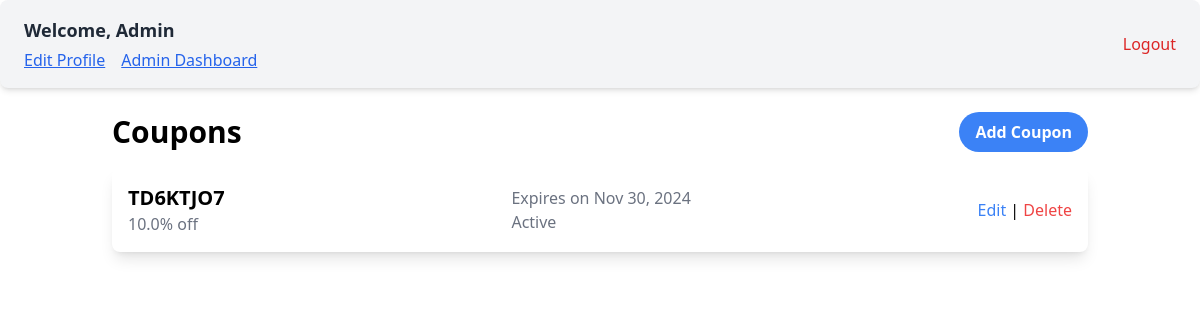
The app's page /coupons (signed in) with its own data.
### app/models.py (models this page shows, shortened)
class Parent(UserMixin,db.Model):
    __tablename__ = 'parents'
    id = db.Column(db.Integer, primary_key=True, autoincrement=True)
    email = db.Column(db.String(120), unique=True, nullable=False)
    password_hash = db.Column(db.String(128), nullable=False)
    first_name = db.Column(db.String(50), nullable=False)
    last_name = db.Column(db.String(50), nullable=False)
    address = db.Column(db.String(255), nullable=False)
    state = db.Column(db.String(50), nullable=False)
    city = db.Column(db.String(50), nullable=False)
    zip_code = db.Column(db.String(10), nullable=False)
    is_admin = db.Column(db.Boolean, nullable=False, default=False)
    home_phone = db.Column(db.String(15), nullable=True)
    cell_phone = db.Column(db.String(15), nullable=False)
    work_phone = db.Column(db.String(15), nullable=True)
    children = db.relationship('Child', back_populates='parent', cascade='all, delete-orphan')
    orders = db.relationship('Order', back_populates='parent', cascade='all, delete-orphan')

class Coupons(db.Model):
    __tablename__ = 'coupons'
    id = db.Column(db.Integer, primary_key=True, autoincrement=True)
    code = db.Column(db.String(20), nullable=False, unique=True)
    discount = db.Column(db.Float, nullable=False)
    expiration_date = db.Column(db.DateTime, nullable=False)
    status = db.Column(db.String(20), nullable=False, default='Active')

### app/routes/admin.py (the view)
@admin.route('/coupons', methods=['GET'])
@login_required
def coupons():
    if not current_user.is_admin:
        return redirect('/')
    coupons = Coupons.query.all()
    return render_template('coupons.html', coupons=coupons)

### app/__init__.py (called while the page is built)
def create_app():
    app = Flask(__name__,
                static_folder='static')
    app.config['SQLALCHEMY_DATABASE_URI'] = 'sqlite:///app.db'
    app.config['SQLALCHEMY_TRACK_MODIFICATIONS'] = False
    app.config['SECRET_KEY'] = 'your_secret_key_here'
    app.config['JWT_SECRET_KEY'] = 'your_jwt_secret_key_here'
    login_manager = LoginManager()
    login_manager.login_view = 'auth.login'
    login_manager.init_app(app)
    db.init_app(app)
    jwt = JWTManager(app)
    from app.models import Parent
    @login_manager.user_loader
    def load_user(user_id):
        return Parent.query.get(int(user_id))
    app.register_blueprint(dashboard, url_prefix='/')
    app.register_blueprint(auth, url_prefix='/')
    app.register_blueprint(order, url_prefix='/')
    app.register_blueprint(admin, url_prefix='/')
    return app

### app/templates/coupons.html (shortened to what this page needs)
{% extends "_layout.html" %}
{% block content %}
<div class="container mx-auto p-6">
    <div class="flex justify-between items-center w-full">
        <h2 class="text-3xl font-semibold">Coupons</h2>
        <a href="/add-coupon" class="bg-blue-500 hover:bg-blue-700 text-white font-bold py-2 px-4 rounded-full">Add Coupon</a>
    </div>
    {% if coupons %}
        {% for coupon in coupons %}
            <div class="bg-white p-4 mt-4 rounded-lg shadow-lg">
                <div class="flex justify-between items-center">
                    <div>
                        <h3 class="text-xl font-semibold">{{ coupon.code }}</h3>
                        <p class="text-gray-500">{{ coupon.discount }}% off</p>
                    </div>
                    <div>
                        <p class="text-gray-500">Expires on {{ coupon.expiration_date.strftime('%b %d, %Y') }}</p>
                        <p class="text-gray-500">{{ coupon.status }}</p>
                    </div>
                    <div>
                        <a href="/edit-coupon/{{ coupon.id }}" class="text-blue-500 hover:underline">Edit</a> |
                        <a class="text-red-500 hover:underline" onclick="deleteCoupon({{ coupon.id }})">Delete</a>
                    </div>
                </div>
            </div>
        {% endfor %}
    {% else %}
        <p class="text-center mt-4">No coupons available</p>
    {% endif %}
</div>
{% endblock %}

### app/templates/_layout.html (shortened to what this page needs)
<!DOCTYPE html>
<html lang="en">
<head>
    <script src="https://cdn.tailwindcss.com"></script>
</head>
<body>
    <div class="flex flex-col items-center justify-center h-fit">
        {% if current_user.is_authenticated %}
        <div class="bg-gray-100 flex justify-between items-center px-6 py-4 shadow-md rounded-lg w-full">
            <div class="flex flex-col gap-1">
              <h1 class="text-lg font-semibold text-gray-800">
                Welcome, {{ current_user.first_name }}
              </h1>
              <div class="flex gap-4">
                <a href="/edit-profile" class="text-blue-600 hover:text-blue-800 underline">
                  Edit Profile
                </a>
                {% if current_user.is_admin %}
                <a href="/admin-dashboard" class="text-blue-600 hover:text-blue-800 underline">
                  Admin Dashboard
                </a>
                {% endif %}
              </div>
            </div>
            <a href="{{ url_for('auth.logout') }}" class="text-red-600 hover:text-red-800 font-medium">
              Logout
            </a>
          </div>
        {% endif %}
    </div>
    {% block content %}{% endblock %}
</body>
</html>

### records on screen
Parent: first_name "Admin"
Coupons: code "TD6KTJO7", discount "10.0", expiration_date "Nov 30, 2024", status "Active"
